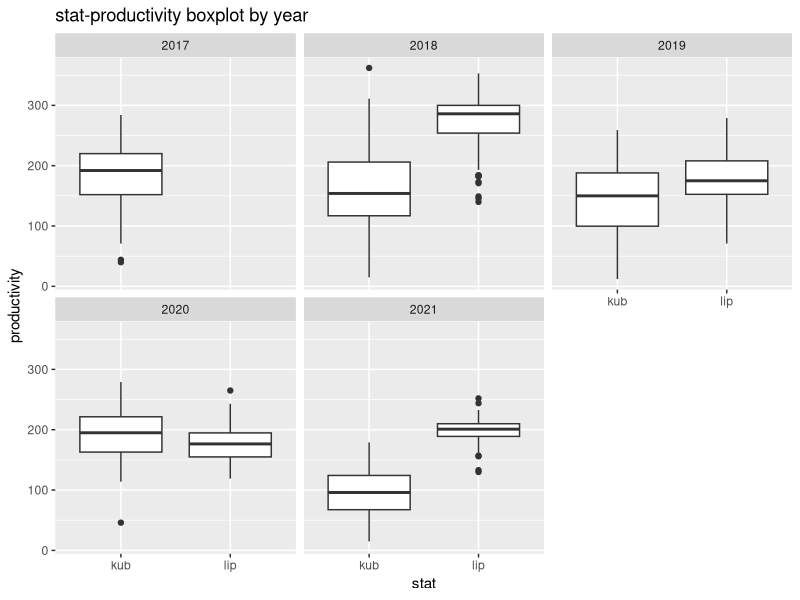

Generate this figure with R:
## ---- chunk 1
soybean <- read.csv('soybean.csv', row.names = 1)
## ---- chunk 2
library(dplyr)
library(ggplot2)
library(kableExtra)
## ---- chunk 3
str(soybean)
## ---- chunk 4
summary(soybean)
## ---- chunk 5
soybean_factor <- soybean %>%
  mutate(across(c(
    leaf_shape, maturation_group, lodging_type, growth_type, flowering_group, 
    pubescence_colour, corolla_colour, site, year
  ), as.factor))
## ---- chunk 6
reference <- expand.grid(
  id = 1:330,         
  year = 2017:2021    
)
reference$year <- as.factor(reference$year)

missing_combinations <- anti_join(reference, soybean_factor, by = c("id", "year"))

kable(missing_combinations, format = "html") %>%
  kable_styling(bootstrap_options = "bordered", full_width = T, font_size = 12) %>%
  scroll_box(width = "50%", height = "300px")
## ---- chunk 7
table(soybean_factor$year, soybean_factor$site)
## ---- chunk 8
na_summary <- soybean_factor %>%
  group_by(id, year) %>%
  summarise(
    NA_productivity = sum(is.na(productivity)),
    NA_vegetation_period = sum(is.na(vegetation_period)),
    NA_protein_content = sum(is.na(protein_content)),
    NA_oil_content = sum(is.na(oil_content)),
    total_NA = sum(is.na(productivity), is.na(vegetation_period), 
                   is.na(protein_content), is.na(oil_content))
  ) %>%
  ungroup() 
no_data_sorts <- na_summary %>%
  group_by(id) %>%
  summarise(total_NA = sum(total_NA)) %>%
  filter(total_NA == 36)

kable(no_data_sorts, format = "html") %>%
  kable_styling(bootstrap_options = "bordered", full_width = T, font_size = 12) %>%
  scroll_box(width = "50%", height = "300px")
## ---- chunk 9
na_summary_lip <- soybean_factor[soybean_factor$site == 'lip', ] %>%
  group_by(id, year) %>%
  summarise(
    NA_productivity = sum(is.na(productivity)),
    NA_vegetation_period = sum(is.na(vegetation_period)),
    NA_protein_content = sum(is.na(protein_content)),
    NA_oil_content = sum(is.na(oil_content)),
    total_NA = sum(is.na(productivity), is.na(vegetation_period), 
                   is.na(protein_content), is.na(oil_content))
  ) %>%
  ungroup() 

no_data_sorts_lip <- na_summary_lip %>%
  group_by(id) %>%
  summarise(total_NA = sum(total_NA)) %>%
  filter(total_NA == (n_distinct(soybean_factor[soybean_factor$site == 'lip', ]$year) * 4))

kable(no_data_sorts_lip, format = "html") %>%
  kable_styling(bootstrap_options = "bordered", full_width = T, font_size = 12) %>%
  scroll_box(width = "50%", height = "300px")
## ---- chunk 10
na_by_year <- soybean_factor %>%
  group_by(year) %>%
  summarise(
    NA_productivity = sum(is.na(productivity)),
    NA_vegetation_period = sum(is.na(vegetation_period)),
    NA_protein_content = sum(is.na(protein_content)),
    NA_oil_content = sum(is.na(oil_content))
  )

kable(na_by_year, format = "html") %>%
  kable_styling(bootstrap_options = "bordered", full_width = T, font_size = 12) %>%
  scroll_box(width = "100%", height = "200px")
## ---- chunk 11
soybean_no_NA <- na.omit(soybean_factor)
## ---- chunk 12
iqr_checker <- function(df, column) {
  Q1 <- quantile(df[[column]], 0.25)
  Q3 <- quantile(df[[column]], 0.75)
  IQR <- IQR(df[[column]])
  
  lower_bound <- Q1 - 1.5 * IQR
  upper_bound <- Q3 + 1.5 * IQR
  
  out_iqr <- df %>%
    filter(df[[column]] < lower_bound | df[[column]] > upper_bound)
  
  return(out_iqr)
}
## ---- chunk 13
kable(iqr_checker(soybean_no_NA, "productivity"), format = "html") %>%
  kable_styling(bootstrap_options = "bordered", full_width = F, font_size = 12) %>%
  scroll_box(width = "100%", height = "300px")
## ---- chunk 14
ggplot(soybean_no_NA, aes(x = site, y = productivity)) +
  geom_boxplot() +
  facet_wrap(~ year) +  # Разделение графиков по годам
  labs(
    title = "stat-productivity boxplot by year",
    x = "stat",
    y = "productivity"
  )
## ---- chunk 15
kable(iqr_checker(soybean_no_NA, "protein_content"), format = "html") %>%
  kable_styling(bootstrap_options = "bordered", full_width = F, font_size = 12) %>%
  scroll_box(width = "100%", height = "300px")
## ---- chunk 16
kable(iqr_checker(soybean_no_NA, "oil_content"), format = "html") %>%
  kable_styling(bootstrap_options = "bordered", full_width = F, font_size = 12) %>%
  scroll_box(width = "100%", height = "300px")
